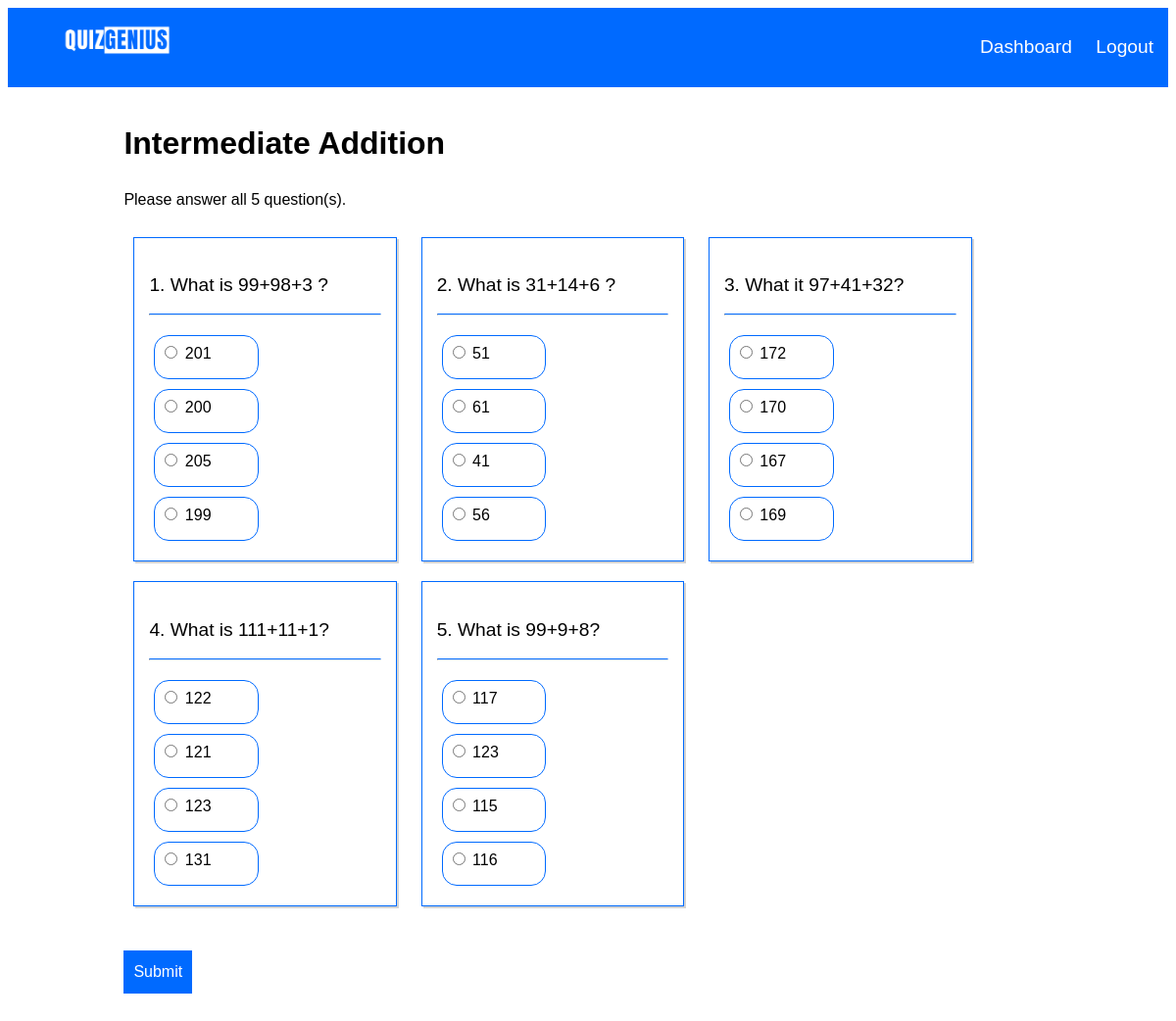
Screenshot of /quiz/2 (signed in) with the database file from the repository.
### db.py (models this page shows)
class Quiz(db.Model):
    id = db.Column(db.Integer, primary_key=True)
    title = db.Column(db.String(100), nullable=False)
    description = db.Column(db.String(150), nullable=False)
    level = db.Column(db.String(10), nullable=False)
    questions = db.relationship('Question', backref='quiz', cascade='all, delete-orphan')

class Question(db.Model):
    id= db.Column(db.Integer, primary_key=True)
    text = db.Column(db.String(100), nullable=False)
    quiz_id = db.Column(db.Integer, db.ForeignKey('quiz.id'), nullable=False)
    options = db.relationship('Option', backref='question', lazy=True)

class Option(db.Model):
    id = db.Column(db.Integer, primary_key=True)
    text = db.Column(db.String(100), nullable=False)
    is_correct = db.Column(db.Boolean, default=False)
    question_id = db.Column(db.Integer, db.ForeignKey('question.id'),nullable=False)

### routes.py (the view, shortened to what this page needs)
@routes.route('/quiz/<int:quiz_id>', methods=['GET','POST'])
@login_required
def take_quiz(quiz_id):
    quiz=Quiz.query.get(quiz_id)
    user_score = UserQuizScore.query.filter_by(user_id=current_user.id, quiz_id=quiz_id).first()
    if user_score:
        return redirect(url_for('routes.quiz_result',  quiz_id=quiz_id))
    return render_template('quiz.html', quiz=quiz, current_user=current_user)

### app.py (called while the page is built)
@login_manager.user_loader
def load_user(user_id):
    if user_id is not None:
        return User.query.get(int(user_id))
    else:
        return None

### authenticator.py (called while the page is built)
def login_required(f):
    @wraps(f)
    def decorated_function(*args, **kwargs):
        if 'user_logged_in' not in session and 'admin_logged_in' not in session:
            return redirect(url_for('routes.login'))  # Redirect to login if no user or admin session
        return f(*args, **kwargs)
    return decorated_function

### templates/quiz.html
{% extends 'base.html' %}
{% block content %}
    <h1>{{ quiz.title }}</h1>
    <p>Please answer all {{ quiz.questions|length }} question(s).</p>
    <form class="quiz_form" action="{{ url_for('routes.take_quiz', quiz_id=quiz.id) }}" method="post">
        {% for question in quiz.questions %}
            <div class="question">
                <p>{{ loop.index }}. {{ question.text }}</p>
                <hr>
                {% for option in question.options %}
                <div class="options">
                    <label>
                        <input type="radio" name="question{{ question.id }}" value="{{ option.id }}" required> {{ option.text }}
                    </label>
                </div>
                {% endfor %}
            </div>
        {% endfor %}
        <br>
        <button type="submit">Submit</button>
    </form>
{% endblock %}

### static/style.css (style rules this page uses)
* { font-family: 'poppins',sans-serif; }
* { font-size: 1em; line-height: 1.5em; }
.body_container h1 { font-size: 2em; }
button { background-color:rgb(0, 106, 255); padding: 10px; color: white; border: none; margin-top: 10px; margin-bottom: 10px; }
input { margin-top: 5px; margin-bottom: 15px; }
.question { display: inline-block; width: 25%; border: 1px rgb(0, 106, 255) solid; padding: 15px; margin: 10px; box-shadow: 2px 2px #d3d3d3; }
.question p { font-size: larger; margin-bottom: 0; }
.question hr { border-top: 1px solid rgb(0, 106, 255); margin-top: 15px; margin-bottom: 15px; }
.quiz_form button { margin-top: 35px; }
.options { display: inline-block; width: 40%; border:rgb(0, 106, 255) solid 1px; border-radius: 15px; padding-top: 5px; padding-bottom: 5px; padding-left: 5px; padding-right: 5px; margin: 5px; }

### rows the page displays
Quiz: title "Intermediate Addition"
Question: text "What is 99+98+3 ?"
Option: text "201"
Option: text "200"
Option: text "205"
Option: text "199"
Question: text "What is 31+14+6 ?"
Option: text "51"
Option: text "61"
Option: text "41"
Option: text "56"
Question: text "What it 97+41+32?"
Option: text "172"
Option: text "170"
Option: text "167"
Option: text "169"
Question: text "What is 111+11+1?"
Option: text "122"
Option: text "121"
Option: text "123"
Option: text "131"
Question: text "What is 99+9+8?"
Option: text "117"
Option: text "123"
Option: text "115"
Option: text "116"

### other values shown
{{ quiz.questions|length }} "5"
